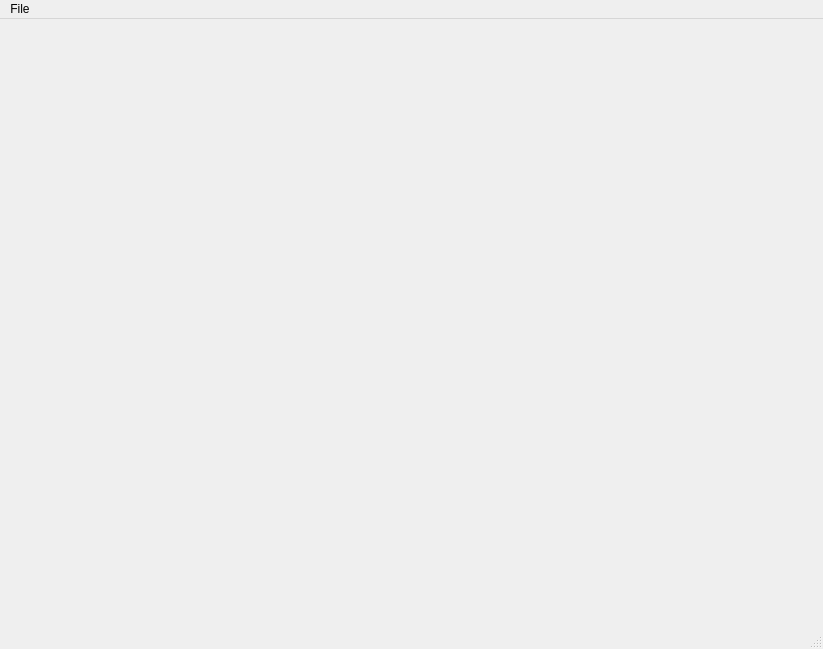
<?xml version="1.0" encoding="UTF-8"?>
<ui version="4.0">
 <class>MainWindow</class>
 <widget class="QMainWindow" name="MainWindow">
  <property name="geometry">
   <rect>
    <x>0</x>
    <y>0</y>
    <width>823</width>
    <height>649</height>
   </rect>
  </property>
  <property name="windowTitle">
   <string>PyQtier Main Window</string>
  </property>
  <widget class="QWidget" name="centralwidget"/>
  <widget class="QMenuBar" name="menubar">
   <property name="geometry">
    <rect>
     <x>0</x>
     <y>0</y>
     <width>823</width>
     <height>24</height>
    </rect>
   </property>
   <widget class="QMenu" name="menuFile">
    <property name="title">
     <string>File</string>
    </property>
    <addaction name="actionSettings"/>
    <addaction name="separator"/>
    <addaction name="actionQuit"/>
   </widget>
   <addaction name="menuFile"/>
  </widget>
  <widget class="QStatusBar" name="statusbar"/>
  <action name="actionSettings">
   <property name="text">
    <string>Settings</string>
   </property>
  </action>
  <action name="actionQuit">
   <property name="text">
    <string>Quit</string>
   </property>
   <property name="shortcut">
    <string>Ctrl+Q</string>
   </property>
  </action>
 </widget>
 <resources/>
 <connections/>
</ui>
